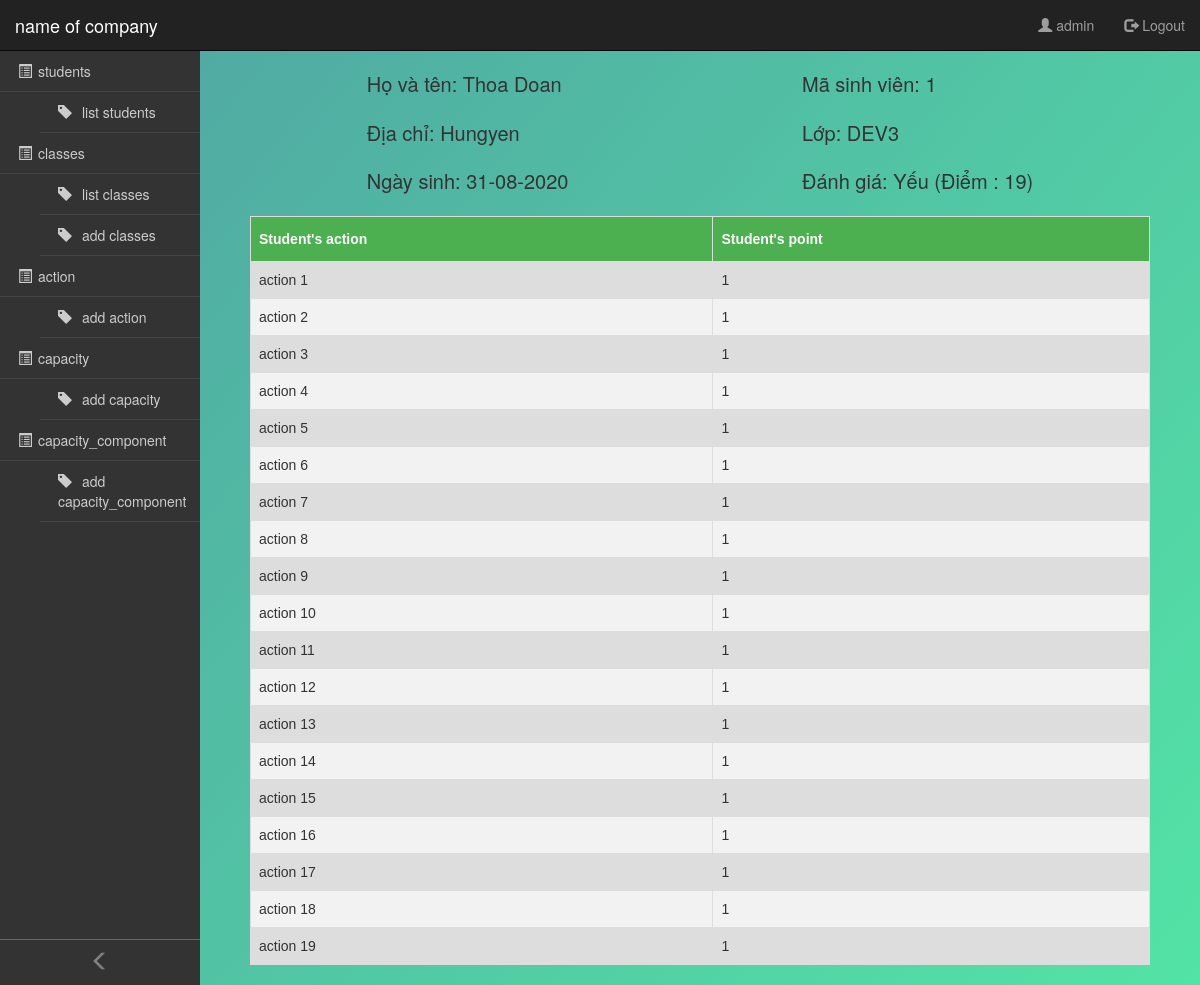
Screenshot of /?controller=students&action=detail&id=1 (signed in) with the database file from the repository.
### tables this page shows
CREATE TABLE `student`  (
  `student_id` int(11) UNSIGNED NOT NULL AUTO_INCREMENT,
  `student_class_id` int(11) NOT NULL,
  `student_name` varchar(255) NULL DEFAULT NULL,
  `student_address` varchar(255) NULL DEFAULT NULL,
  `student_birthday` date NULL DEFAULT NULL,
  PRIMARY KEY USING BTREE (`student_id`, `student_class_id`),
  INDEX `student_id` USING BTREE(`student_id`),
  INDEX `student_class_id` USING BTREE(`student_class_id`)
);

CREATE TABLE `student_action`  (
  `student_id` int(11) NOT NULL,
  `action_id` int(11) NOT NULL,
  `action_point` int(1) NOT NULL,
  PRIMARY KEY USING BTREE (`student_id`, `action_id`),
  INDEX `action_id` USING BTREE(`action_id`)
);

CREATE TABLE `class`  (
  `class_id` int(11) NOT NULL,
  `class_name` varchar(255) NULL DEFAULT NULL,
  PRIMARY KEY USING BTREE (`class_id`)
);

### routes.php (called while the page is built, shortened)
<?php
$controller = new $klass;
$controller->$action();

### index.php (called while the page is built, shortened)
<?php
require_once('routes.php');

### logic/student_logic.php (called while the page is built, shortened)
<?php
    require_once('model/student.php');
    require_once('entities/student.php');
    class StudentLogic {
        public function getDetailStudent($id) {
            $students = null;
            try {
                $mStudent = new MStudent();
                $students = $mStudent->getDetailStudentInfo($id);
            } catch(PDOException $e) {
                throw $e;
            }
            return $students;
        }
    }

### model/base_model.php (called while the page is built, shortened)
<?php
    class BaseModel {
        private $instance = NULl;
        public function openConnection() {
            if (!isset($this->instance)) {
                try {
                  $this->instance = new PDO('mysql:host=localhost;dbname=inout', "root", "0000");
                  $this->instance->exec("SET NAMES 'utf8'");
                } catch (PDOException $ex) {
                  die($ex->getMessage());
                }
              }
              return $this->instance;
        }
    }

### model/student.php (called while the page is built, shortened)
<?php
    include_once('entities/student_info.php');
    include_once('model/base_model.php');
    class MStudent extends BaseModel {
        public function getDetailStudentInfo($id) {
            $studentInfo = null;
            $sql = "SELECT s.student_id, s.student_name, s.student_birthday, s.student_address, s.student_class_id, a.action_value, c.class_name, sa.action_point as student_point
            FROM `student` as s
            LEFT JOIN class as c ON s.student_class_id = c.class_id
            LEFT JOIN student_action as sa ON s.student_id = sa.student_id
			LEFT JOIN action as a ON a.action_id = sa.action_id
			WHERE s.student_id = ?";
            $req = parent::openConnection()->prepare($sql);
            $req->execute(array($id));
            while($item = $req->fetch()) {
               $student_id = $item['student_id'];
               $student_class_id = $item['student_class_id'];
               $student_name = $item['student_name'];
               $student_address = $item['student_address'];
               $student_birthday = $item['student_birthday'];
               $class_name = $item['class_name'];
               $listPoint[] = array(
                $item['action_value'] =>  $item['student_point']
               );
            }
            if(isset($student_id)) {
                $studentInfo = new StudentInfo($student_id, $student_class_id, $student_name, $student_birthday, $student_address, $class_name, $listPoint);
            }
            return $studentInfo;
        }
    }

### entities/student_info.php (called while the page is built, shortened)
<?php
    class StudentInfo {
        public function __construct($student_id, $student_class_id, $student_name,  $student_birthday, $student_address, $student_class_name, $student_point)
        {
            $this->student_id = $student_id;
            $this->student_name = $student_name;
            $this->student_birthday = $student_birthday;
            $this->student_address = $student_address;
            $this->student_class_name = $student_class_name;
            $this->student_point = $student_point;
        }
    }
?>

### common/common.php (called while the page is built, shortened)
<?php
function ratings($point, $amount)
{
    $rating = "";
    if ($point >= 4.5 * $amount) {
        $rating = XUAT_SAC;
    } else if ($point >= 3.5 * $amount) {
        $rating = GIOI;
    } else if ($point >= 2.5 * $amount) {
        $rating = KHA;
    } else if ($point >= 1.5 * $amount) {
        $rating = TRUNG_BINH;
    } else {
        $rating = YEU;
    }
    return $rating;
}
function formatDateTime($datetime, $format)
{
    $old_date = date($datetime);
    $old_date_timestamp = strtotime($old_date);
    $new_date = date($format, $old_date_timestamp);
    return  $new_date;
}

### views/students/detail.php (the view)
<?php
require_once("common/common.php");
?>
<?php
if (empty($data)) {
    echo "<div class='no-data'>No have data</div>";
} else {
    echo "<div class='info-student'>
                <div>
                    <div class='student-name'>Họ và tên: " . $detailStudent->student_name . "</div>
                    <div class='student-address'>Địa chỉ: " . $detailStudent->student_address . "</div>
                    <div class='student-address'>Ngày sinh: " . formatDateTime($detailStudent->student_birthday,'d-m-Y')  . "</div>
                </div>
                <div>
                    <div class='student-id'>Mã sinh viên: " . $detailStudent->student_id . "</div>
                    <div class='student-evaluate'>Lớp: " . $detailStudent->student_class_name . " </div>
                    <div class='student-evaluate'>Đánh giá: " . ratings($data['evaluate'], count($detailStudent->student_point)) . " (Điểm : ".$data['evaluate'].") </div>
                </div>
            </div>
            <div class='student-point'>
                <table class='list-student-info'>
                    <thead>
                        <tr>
                            <th>Student's action</th>
                            <th>Student's point</th>
                        </tr>
                    </thead>
                    <tbody>";
    foreach ($detailStudent->student_point as $key => $value) {
        echo "<tr>";
        echo "<td>" . key($value) . "</td>";
        echo "<td>" . $value[key($value)] . "</td>";
        echo "</tr>";
    }
}
?>
</tbody>
</table>
</div>

### assets/css/style.css (style rules this page uses)
body { margin: 0 auto; background: -webkit-linear-gradient(top left, #50a3a2 0%, #53e3a6 100%); }
table { width: 100%; border-collapse: collapse; }
table tr, table th, table td { border: 1px solid #000; }
.list-student-info { font-family: "Trebuchet MS", Arial, Helvetica, sans-serif; border-collapse: collapse; width: 100%; }
.list-student-info td, .list-student-info th { border: 1px solid #ddd; padding: 8px; }
.list-student-info tr:nth-child(even) { background-color: #f2f2f2; }
.list-student-info tr:nth-child(odd) { background-color: #ddd; }
.list-student-info th { padding-top: 12px; padding-bottom: 12px; text-align: left; background-color: #4CAF50; color: white; }
.info-student, .student-point { display: flex; flex-direction: row; justify-content: space-around; }
.student-name, .student-id, .student-address, .student-evaluate { font-size: 20px; margin-bottom: 20px; }

### rows the page displays
student: student_name "Thoa Doan", student_address "Hungyen", student_birthday "31-08-2020"
student_action: action_point "1"
class: class_name "DEV3"

### other values shown
$_SESSION['username'] "admin"
$key "students"
$item "list"
$key "classes"
$item "add"
$key "action"
$key "capacity"
$key "capacity_component"
ratings($data['evaluate'], count($detailStudent->student_point)) "Yếu"
$data['evaluate'] "19"
key($value) "action 1"
$value[key($value)] "1"
key($value) "action 2"
key($value) "action 3"
key($value) "action 4"
